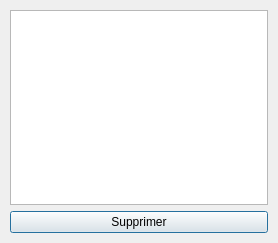
<?xml version="1.0" encoding="UTF-8"?>
<ui version="4.0">
 <class>managemaster</class>
 <widget class="QDialog" name="managemaster">
  <property name="windowModality">
   <enum>Qt::ApplicationModal</enum>
  </property>
  <property name="geometry">
   <rect>
    <x>0</x>
    <y>0</y>
    <width>278</width>
    <height>243</height>
   </rect>
  </property>
  <property name="minimumSize">
   <size>
    <width>278</width>
    <height>243</height>
   </size>
  </property>
  <property name="maximumSize">
   <size>
    <width>278</width>
    <height>243</height>
   </size>
  </property>
  <property name="windowTitle">
   <string>Gerer les dresseurs</string>
  </property>
  <property name="windowIcon">
   <iconset resource="ressources.qrc">
    <normaloff>:/Icones/ressources/gerer.png</normaloff>:/Icones/ressources/gerer.png</iconset>
  </property>
  <property name="modal">
   <bool>true</bool>
  </property>
  <widget class="QWidget" name="verticalLayoutWidget">
   <property name="geometry">
    <rect>
     <x>10</x>
     <y>10</y>
     <width>258</width>
     <height>223</height>
    </rect>
   </property>
   <layout class="QVBoxLayout" name="verticalLayout">
    <item>
     <widget class="QListWidget" name="masterList">
      <property name="selectionMode">
       <enum>QAbstractItemView::MultiSelection</enum>
      </property>
     </widget>
    </item>
    <item>
     <widget class="QPushButton" name="deleteButton">
      <property name="text">
       <string>Supprimer</string>
      </property>
     </widget>
    </item>
   </layout>
  </widget>
 </widget>
 <resources>
  <include location="ressources.qrc"/>
 </resources>
 <connections/>
</ui>
